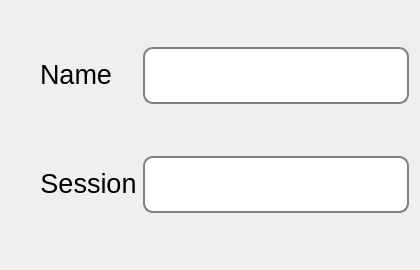
                   <widget class="QFrame" name="currentUserFrame">
                    <layout class="QFormLayout" name="formLayout_3">
                     <property name="leftMargin">
                      <number>40</number>
                     </property>
                     <property name="topMargin">
                      <number>1</number>
                     </property>
                     <item row="1" column="0">
                      <widget class="QLabel" name="lblCurrentUser">
                       <property name="font">
                        <font>
                         <family>Arial</family>
                         <pointsize>20</pointsize>
                        </font>
                       </property>
                       <property name="text">
                        <string>Name</string>
                       </property>
                       <property name="alignment">
                        <set>Qt::AlignCenter</set>
                       </property>
                      </widget>
                     </item>
                     <item row="1" column="1">
                      <widget class="QLineEdit" name="txtCurrentUser">
                       <property name="enabled">
                        <bool>false</bool>
                       </property>
                       <property name="font">
                        <font>
                         <family>Arial</family>
                         <pointsize>20</pointsize>
                        </font>
                       </property>
                       <property name="styleSheet">
                        <string notr="true">QLineEdit{
border-radius:10px;
border:2px solid gray;
padding:10px 10px 10px 10px;
}
QLineEdit:focus{
border:2px solid white;
}</string>
                       </property>
                       <property name="text">
                        <string/>
                       </property>
                       <property name="alignment">
                        <set>Qt::AlignCenter</set>
                       </property>
                       <property name="readOnly">
                        <bool>true</bool>
                       </property>
                      </widget>
                     </item>
                     <item row="3" column="0">
                      <widget class="QLabel" name="lblCurrentSnumber">
                       <property name="font">
                        <font>
                         <family>Arial</family>
                         <pointsize>20</pointsize>
                        </font>
                       </property>
                       <property name="text">
                        <string>Session</string>
                       </property>
                       <property name="alignment">
                        <set>Qt::AlignCenter</set>
                       </property>
                      </widget>
                     </item>
                     <item row="3" column="1">
                      <widget class="QLineEdit" name="txtCurrentSnumber">
                       <property name="enabled">
                        <bool>false</bool>
                       </property>
                       <property name="font">
                        <font>
                         <family>Arial</family>
                         <pointsize>20</pointsize>
                        </font>
                       </property>
                       <property name="styleSheet">
                        <string notr="true">QLineEdit{
border-radius:10px;
border:2px solid gray;
padding:10px 10px 10px 10px;
}
QLineEdit:focus{
border:2px solid white;
}</string>
                       </property>
                       <property name="text">
                        <string/>
                       </property>
                       <property name="alignment">
                        <set>Qt::AlignCenter</set>
                       </property>
                       <property name="readOnly">
                        <bool>true</bool>
                       </property>
                      </widget>
                     </item>
                     <item row="0" column="1">
                      <spacer name="verticalSpacer_17">
                       <property name="orientation">
                        <enum>Qt::Vertical</enum>
                       </property>
                       <property name="sizeHint" stdset="0">
                        <size>
                         <width>20</width>
                         <height>40</height>
                        </size>
                       </property>
                      </spacer>
                     </item>
                     <item row="2" column="1">
                      <spacer name="verticalSpacer_75">
                       <property name="orientation">
                        <enum>Qt::Vertical</enum>
                       </property>
                       <property name="sizeHint" stdset="0">
                        <size>
                         <width>20</width>
                         <height>40</height>
                        </size>
                       </property>
                      </spacer>
                     </item>
                     <item row="4" column="1">
                      <spacer name="verticalSpacer_76">
                       <property name="orientation">
                        <enum>Qt::Vertical</enum>
                       </property>
                       <property name="sizeHint" stdset="0">
                        <size>
                         <width>20</width>
                         <height>40</height>
                        </size>
                       </property>
                      </spacer>
                     </item>
                    </layout>
                   </widget>
